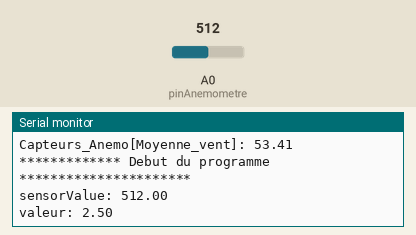
A program run on a simulated Arduino Nano, built with avr-gcc and run on an emulated ATmega328P. Parts: the last lines printed to the serial monitor. Inputs (shaded band) come from the test bench; at power-on: A0 (pinAnemometre) = 512.

Above: at 2.8 s.
2.9 s: A0 (pinAnemometre) set to 716
At 3.5 s:
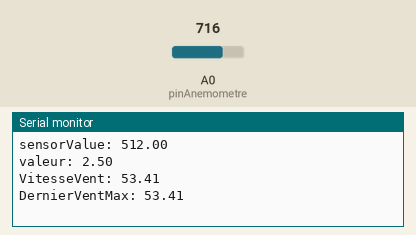
5.6 s: A0 (pinAnemometre) set to 900
At 6.8 s:
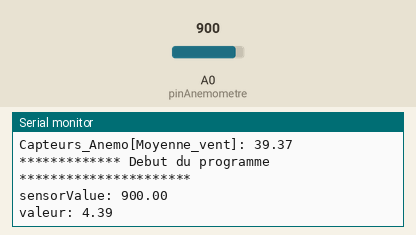
Timing chart, 0 to 8.6 s (numbered marks = the images above; inputs shaded):
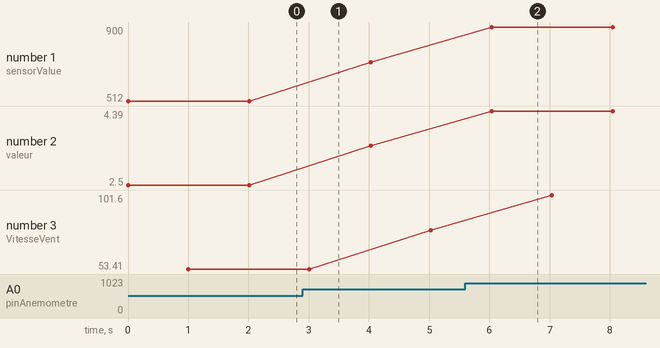

Measured:
- after the input at 5.6 s, the serial monitor: prints a new line after 0.44 s (image 2)
- plotted number 1: 512 → 716 after the input at 2.9 s, 716 → 900 after the input at 5.6 s
- plotted number 2: 2.5 → 3.5 after the input at 2.9 s, 3.5 → 4.39 after the input at 5.6 s
- plotted number 3: 53.41 → 78.75 after the input at 2.9 s, 78.75 → 101.6 after the input at 5.6 s

The program:

main.cpp
```cpp
/*
 * Prog pour nano dédié a l'anemo
 */

#define nano_anemo 2                // adresse du nano anemo
#define pinAnemometre 0             // defini a0 pour anemo

// *** variables pour anemometre ***
float Capteurs_Anemo[2] = { 0, 0};  // trame pour le mega
enum {Moyenne_vent, Vent_max};      //
float ValeurAnemometre = 0.0;      // valeur lue sur la pin A0
float VoltageConversionConstant = 0.0; // valeur converti en tension
const float voltageMin = 0.4; // Mininum output voltage from anemometer in mV.
float VitesseVent = 0.0;
const float voltageMax = 5.0; // Maximum output voltage from anemometer in mV.
const float VitesseventMax = 32.5; // Wind speed in meters/sec corresponding to maximum voltage   116km/h
float DernierVentMax = 0.0;
unsigned int i = 1;
double Cumul_moy = 0.0;

// **** includes ***********
#include <Arduino.h>
#include <Wire.h>
//#include <variables.h>

void MesuresAnemometre();
void Calculs_vitesse();
void Calcul_moyenne();
void Affiche();
//void requestEvent();


void setup()
{
  Serial.begin(115200);   // demarre la liaison série affichage PC
  Wire.begin(nano_anemo); // Rejoindre le bus I2C (Pas besoin d adresse pour le maitre)
  pinMode(pinAnemometre, INPUT);  // sera brancher l'anemometre
 // Wire.onRequest(requestEvent);
}

void loop()
{
  MesuresAnemometre();  // prise mesures
  delay(1000);
  Calculs_vitesse();
  Calcul_moyenne();
  Affiche();
}
void MesuresAnemometre()
{
  Serial.println("************* Debut du programme **********************");

  ValeurAnemometre = analogRead(pinAnemometre);
  Serial.print("sensorValue: "); Serial.println(ValeurAnemometre);
  ValeurAnemometre = (ValeurAnemometre * 5.0)/1024;  // ne pas utiliser la fonction map() car elle renvoie un entier
  Serial.print("valeur: "); Serial.println(ValeurAnemometre);
}
void Calculs_vitesse()
{
  if (ValeurAnemometre <= voltageMin) // si tension convertie < ou = a 0.4
  {
    VitesseVent = 0;  // pas de vent
  }
  else
  {
    VitesseVent = (((ValeurAnemometre - voltageMin)*VitesseventMax) /(voltageMax - voltageMin))*3.6;  // il y a du vent

    // permet de sauvegarder le vent max
    DernierVentMax = max(DernierVentMax, VitesseVent);
    Capteurs_Anemo[Vent_max] = DernierVentMax;
  }
  Serial.print("VitesseVent: "); Serial.println(VitesseVent);
  Serial.print("DernierVentMax: "); Serial.println(DernierVentMax);
  delay(1000);
}
void Calcul_moyenne()
{
  Cumul_moy = VitesseVent;
  if (i == 1)
  {
  Cumul_moy = VitesseVent;
  }
  else
  {
  Cumul_moy = Cumul_moy / 2;
  Serial.print("i: "); Serial.println(i);
  Serial.print("Cumul_moy: "); Serial.println(Cumul_moy);

  }
  i++;
  Capteurs_Anemo[Moyenne_vent] = Cumul_moy;
}
void Affiche()
{
  Serial.print("Capteurs_Anemo[Vent_max]: "); Serial.println(Capteurs_Anemo[Vent_max]);
  Serial.print("Capteurs_Anemo[Moyenne_vent]: "); Serial.println(Capteurs_Anemo[Moyenne_vent]);
}
```
